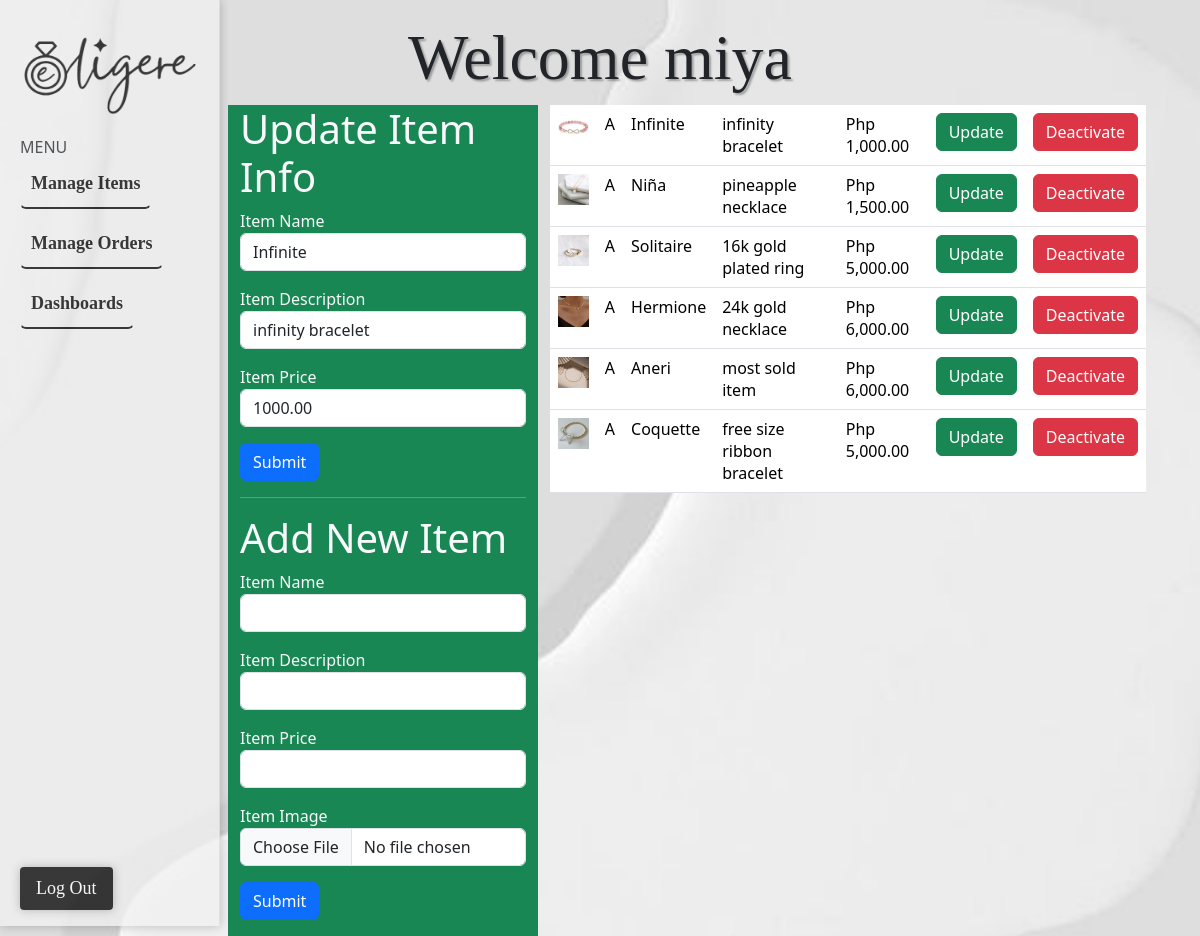
The page /eligere_ecommerce/admin.php?manageitems&update_item=15 (signed in) on the database its author committed.
### tables this page shows
CREATE TABLE `items` (
  `items_id` int(11) NOT NULL,
  `item_img` varchar(255) DEFAULT NULL,
  `item_name` varchar(55) NOT NULL,
  `item_desc` text NOT NULL,
  `item_price` decimal(7,2) NOT NULL,
  `item_status` char(1) NOT NULL DEFAULT 'A'
);

### eligere_ecommerce/admin.php (the view, shortened to what this page needs)
<html>
<?php include_once "database.php";
    ?>
   <head>
    <link rel="stylesheet" href="css/bootstrap.css">
</head>
<body>
   <div class="container">
        <div class="header-center">
                <h5 class="display-3">
                 Welcome <?php echo $_SESSION['username']; ?>
                </h5>
                </div>
            <aside class="sidebar">
              <div class="logo">
                    <img src="./images/logo.png" width="180px" height="80px" style="margin-left: 0;">
              </div>
                   MENU
       <ul>
        <li><a href="?manageitems" class="btn btn-link menu-item">Manage Items</a></li>
        <li><a href="?manageorder" class="btn btn-link menu-item">Manage Orders</a></li>
         <li><a href="?dashboard" class="btn btn-link menu-item">Dashboards</a></li>
    </ul>
   <div class="sidebar-footer position-absolute w-99 bottom-0">
                <p class="logout-button" onclick="return confirm('Are you sure you want to log out?')">
                  <a href="?logout" type="button">Log Out</a>
                </p>
                </div>
                </aside>
                <div class="col-15 offset-2 main-content">
   <div class="container">
      <?php if(isset($_GET['manageitems'])) { ?>
       <div class="row">
           <div class="col-4 bg-success text-light">
             <?php
               if(isset($_GET['update_item'])){
                   $item_id = $_GET['update_item'];
                   $sql_get_item_info = "SELECT * FROM `items`
                                          WHERE items_id = '$item_id'";
                   $result = mysqli_query($conn, $sql_get_item_info);
                   $data_row = mysqli_fetch_assoc($result);
                   ?>
                  <h3 class="display-6">Update Item Info</h3>
                  <form action="process_update_item.php" method="POST">
                    <label for="">Item Name</label>
                     <input value="<?php echo $data_row['item_name'];?>" type="text" name="u_item_name" class="form-control mb-3">
                    <label for="">Item Description</label>
                     <input value="<?php echo $data_row['item_desc'];?>" type="text" name="u_item_desc" class="form-control mb-3">
                    <label for="">Item Price</label>
                     <input value="<?php echo $data_row['item_price'];?>" type="text" name="u_item_price" class="form-control mb-3">
                       <input type="submit" class="btn btn-primary">
                   </form>
                   <?php
               }
               ?>
             <hr>
              <h3 class="display-6">Add New Item</h3>
               <form action="process_new_item.php" method="POST" enctype="multipart/form-data">
                  <label for="">Item Name</label>
                   <input type="text" name="f_item_name" class="form-control mb-3">
                  <label for="">Item Description</label>
                   <input type="text" name="f_item_desc" class="form-control mb-3">
                  <label for="">Item Price</label>
                   <input type="text" name="f_item_price" class="form-control mb-3">
                  <label for="">Item Image</label>
                      <input type="file" class="form-control mb-3" name="f_item_img">
                  <input type="submit" class="btn btn-primary">
               </form>
           </div>
           <div class="col-8">
               <?php
               $sql_get_items = "SELECT * FROM `items` WHERE `item_status`='A' order by items_id DESC";
               $get_result = mysqli_query($conn, $sql_get_items); ?>
               <table class="table">
                   <?php
                       while ( $row = mysqli_fetch_assoc($get_result) ){ ?>
                        <tr>
                            <td> <img src="./images/<?php echo $row['item_img'];?>" alt="" class="img-fluid" width="100px"> </td>
                            <td><?php echo $row['item_status'];?></td>
                            <td><?php echo $row['item_name'];?></td>
                            <td><?php echo $row['item_desc'];?></td>
                            <td><?php echo "Php " . number_format($row['item_price'],2);?></td>
                            <td> <a href="admin.php?manageitems&update_item=<?php echo $row['items_id'];?>" class="btn btn-success">Update</a> </td>
                            <td> <a href="admin.php?manageitems&deactivate_item=<?php echo $row['items_id'];?>" class="btn btn-danger">Deactivate</a> </td>
                        </tr>
                       <?php }
                   ?>
               </table>
           </div>
       </div>
       <?php } ?>
   </div>
    </div>
    </div>
</body>
</html>

### eligere_ecommerce/admin.php (style rules this page uses)
body { background:url('./images/bg1.jpg'); background-repeat: no-repeat; background-size: cover; background-position: 88%; }
.btn-link { color: black; text-decoration: none; font-weight: bold; font-family: 'Georgia' , serif; }
.header-center { text-align: center; }
.display-3 { margin-top: 20px; font-family: 'Lucida Handwriting', cursive; text-shadow: 2px 2px 2px rgba(0, 0, 0, 0.3); }
.sidebar { background-color: #f0f0f0; opacity: 0.75; padding: 20px; border-right: 1px solid #ddd; position: fixed; top: 0; left: 0; bottom: 10; width: 220px; overflow-y: auto; box-shadow: 0 0 10px rgba(0, 0, 0, 0.3); }
.logo { margin-bottom: 20px; }
.logo img { display: block; margin: 15px; }
.sidebar ul { list-style: none; padding: 0; margin: 0; }
.sidebar li { margin-bottom: 10px; }
.sidebar a { text-decoration: none; color: #000000; font-size: 18px; }
.menu-item { font-size: 20px; padding: 10px; border-bottom: 10px solid #999; }
.menu-item:last-child { border-bottom: 2px solid; }
.logout-button { width: 100%; margin-top: 1.5rem; background-color: #000000; color: #3c7a8c; border-color: #2e6da4; padding: 0.5rem 1rem; border-radius: 0.25rem; transition: background-color 0.2s ease; box-shadow: 0 0 10px rgba(0, 0, 0, 0.3); font-family: 'Georgia' , serif; }
.logout-button a { color: #fff; text-decoration: none; }

### rows shown on the page
items: u_item_name "Infinite", u_item_desc "infinity bracelet", u_item_price "1000.00", item_img (picture), item_status "A", item_name "Infinite", item_desc "infinity bracelet", item_price "1,000.00"
items: item_img (picture), item_status "A", item_name "Niña", item_desc "pineapple necklace", item_price "1,500.00"
items: item_img (picture), item_status "A", item_name "Solitaire", item_desc "16k gold plated ring", item_price "5,000.00"
items: item_img (picture), item_status "A", item_name "Hermione", item_desc "24k gold necklace", item_price "6,000.00"
items: item_img (picture), item_status "A", item_name "Aneri", item_desc "most sold item", item_price "6,000.00"
items: item_img (picture), item_status "A", item_name "Coquette", item_desc "free size ribbon bracelet", item_price "5,000.00"

### other values the page prints
$_SESSION['username'] "miya"
